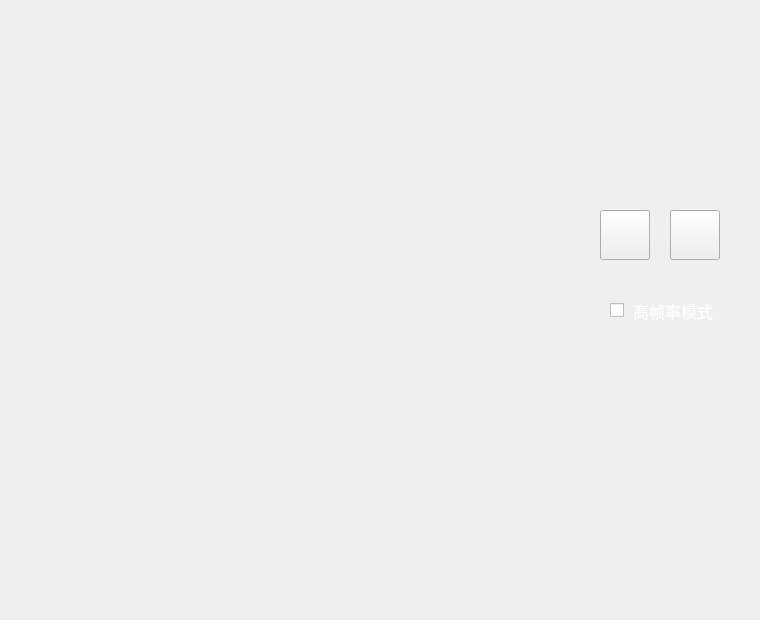
<?xml version="1.0" encoding="UTF-8"?>
<ui version="4.0">
 <class>MainWindow</class>
 <widget class="QMainWindow" name="MainWindow">
  <property name="geometry">
   <rect>
    <x>0</x>
    <y>0</y>
    <width>760</width>
    <height>620</height>
   </rect>
  </property>
  <property name="focusPolicy">
   <enum>Qt::NoFocus</enum>
  </property>
  <property name="windowTitle">
   <string>MainWindow</string>
  </property>
  <property name="styleSheet">
   <string notr="true">#MainWindow{
background-image: url(:/source/img/map-logo.png);
}
#MainWindow *{
background-image: url();
}</string>
  </property>
  <widget class="QWidget" name="centralWidget">
   <widget class="QPushButton" name="b_pause">
    <property name="enabled">
     <bool>true</bool>
    </property>
    <property name="geometry">
     <rect>
      <x>600</x>
      <y>210</y>
      <width>50</width>
      <height>50</height>
     </rect>
    </property>
    <property name="cursor">
     <cursorShape>PointingHandCursor</cursorShape>
    </property>
    <property name="styleSheet">
     <string notr="true">border-image: url(:/source/img/pause.png);</string>
    </property>
    <property name="text">
     <string/>
    </property>
   </widget>
   <widget class="QPushButton" name="b_stop">
    <property name="geometry">
     <rect>
      <x>670</x>
      <y>210</y>
      <width>50</width>
      <height>50</height>
     </rect>
    </property>
    <property name="cursor">
     <cursorShape>PointingHandCursor</cursorShape>
    </property>
    <property name="styleSheet">
     <string notr="true">border-image: url(:/source/img/repeat.png);</string>
    </property>
    <property name="text">
     <string/>
    </property>
   </widget>
   <widget class="QCheckBox" name="HiFps">
    <property name="geometry">
     <rect>
      <x>610</x>
      <y>300</y>
      <width>111</width>
      <height>21</height>
     </rect>
    </property>
    <property name="font">
     <font>
      <family>微软雅黑</family>
      <pointsize>12</pointsize>
     </font>
    </property>
    <property name="focusPolicy">
     <enum>Qt::ClickFocus</enum>
    </property>
    <property name="autoFillBackground">
     <bool>false</bool>
    </property>
    <property name="styleSheet">
     <string notr="true">color:white;</string>
    </property>
    <property name="text">
     <string> 高帧率模式</string>
    </property>
   </widget>
  </widget>
 </widget>
 <layoutdefault spacing="6" margin="11"/>
 <resources/>
 <connections/>
</ui>
